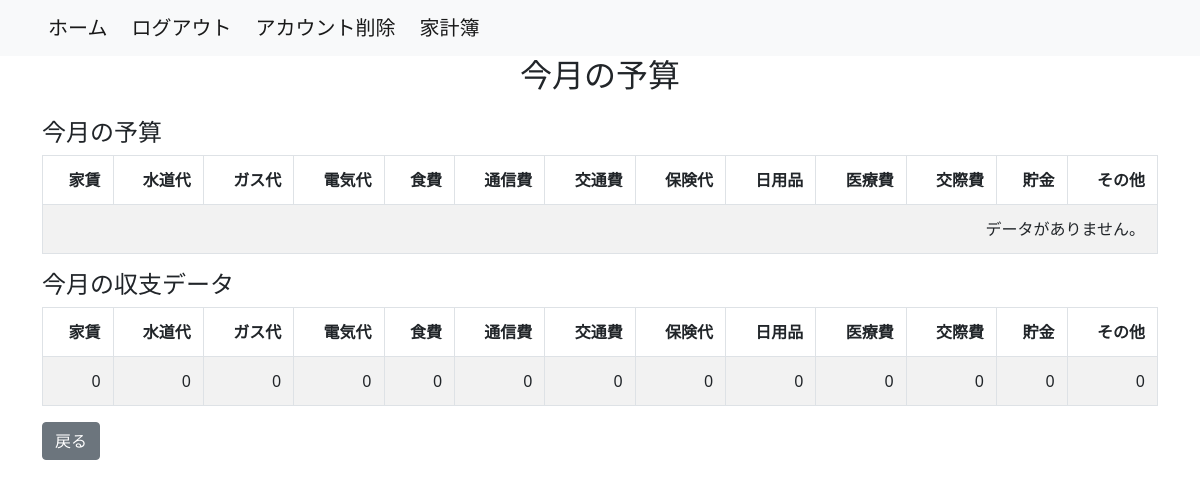
The app's page /household_budget/budget_list/ (signed in), older data.
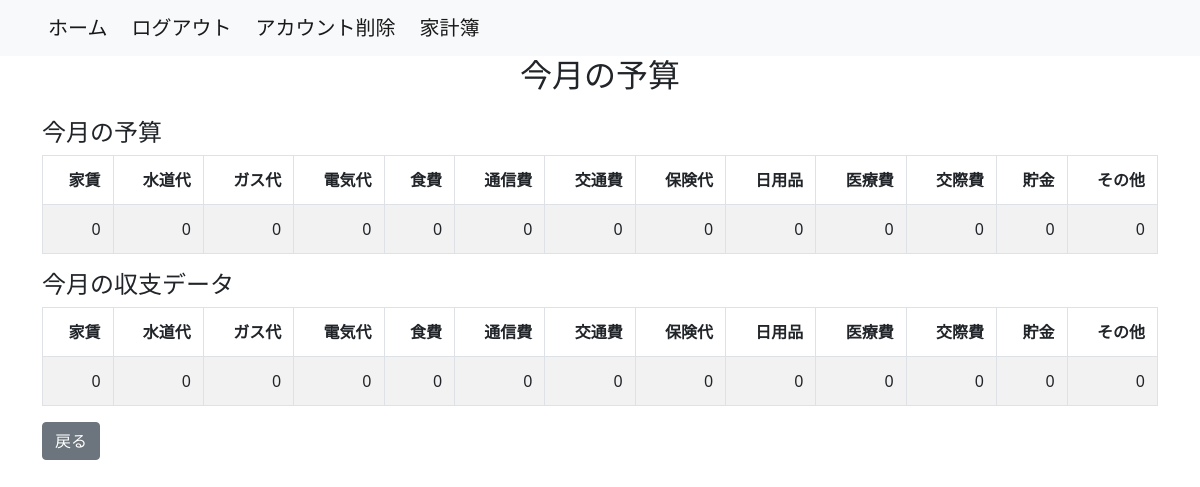
The same page, newer data.
### household_budget/models.py (models this page shows, shortened)
class Budget(models.Model):
    user = models.ForeignKey(settings.AUTH_USER_MODEL, on_delete=models.CASCADE)
    event_date = models.DateField(default=datetime.date.today)
    rent_budget = models.IntegerField(default=0)
    water_supply_budget = models.IntegerField(default=0)
    gas_budget = models.IntegerField(default=0)
    electricity_budget = models.IntegerField(default=0)
    food_expenses_budget = models.IntegerField(default=0)
    communication_expenses_budget = models.IntegerField(default=0)
    transportation_expenses_budget = models.IntegerField(default=0)
    insurance_fee_budget = models.IntegerField(default=0)
    daily_necessities_budget = models.IntegerField(default=0)
    medical_bills_budget = models.IntegerField(default=0)
    entertainment_expenses_budget = models.IntegerField(default=0)
    saving_budget = models.IntegerField(default=0)
    add_item_budget = models.IntegerField(default=0)
    class Meta:
        db_table = 'Budget'

### household_budget/views.py (the view)
# urls.py: path('budget_list/', BudgetList.as_view(), name='budget_list'),
class BudgetList(ListView):
    template_name = 'budget_list.html'
    model = Budget
    context_object_name = 'budget_list'
    @method_decorator(login_required)
    def dispatch(self, *args, **kwargs):
        return super().dispatch(*args, **kwargs)
    def get_queryset(self):
        return Budget.objects.filter(user=self.request.user)
    def get_context_data(self, **kwargs):
        context = super().get_context_data(**kwargs)
        context['now'] = datetime.now()
        monthly_totals = self.get_monthly_totals()
        context['monthly_totals'] = monthly_totals
        return context
    def get_monthly_totals(self):
        user = self.request.user
        today = datetime.now().date()
        first_day_of_month = today.replace(day=1)
        last_day_of_month = today.replace(day=28) + timedelta(days=4)
        last_day_of_month = last_day_of_month - timedelta(days=last_day_of_month.day)
        monthly_data = BalanceOfPayments.objects.filter(user=user, event_date__range=[first_day_of_month, last_day_of_month])
        monthly_totals = {
            'rent': monthly_data.aggregate(Sum('rent'))['rent__sum'] or 0,
            'water_supply': monthly_data.aggregate(Sum('water_supply'))['water_supply__sum'] or 0,
            'gas': monthly_data.aggregate(Sum('gas'))['gas__sum'] or 0,
            'electricity': monthly_data.aggregate(Sum('electricity'))['electricity__sum'] or 0,
            'food_expenses': monthly_data.aggregate(Sum('food_expenses'))['food_expenses__sum'] or 0,
            'communication_expenses': monthly_data.aggregate(Sum('communication_expenses'))['communication_expenses__sum'] or 0,
            'transportation_expenses': monthly_data.aggregate(Sum('transportation_expenses'))['transportation_expenses__sum'] or 0,
            'insurance_fee': monthly_data.aggregate(Sum('insurance_fee'))['insurance_fee__sum'] or 0,
            'daily_necessities': monthly_data.aggregate(Sum('daily_necessities'))['daily_necessities__sum'] or 0,
            'medical_bills': monthly_data.aggregate(Sum('medical_bills'))['medical_bills__sum'] or 0,
            'entertainment_expenses': monthly_data.aggregate(Sum('entertainment_expenses'))['entertainment_expenses__sum'] or 0,
            'saving': monthly_data.aggregate(Sum('saving'))['saving__sum'] or 0,
            'add_item': monthly_data.aggregate(Sum('add_item'))['add_item__sum'] or 0,
        }
        return monthly_totals

### household_budget/templates/budget_list.html (shortened to what this page needs)
{% extends 'base.html' %}
{% block content %}
  <div class="container">
    <h2 class="text-center mb-4">今月の予算</h2>
  <h4>今月の予算</h4>
    <table class="table table-striped table-bordered">
      <thead>
        <tr>
          <th>家賃</th>
          <th>水道代</th>
          <th>ガス代</th>
          <th>電気代</th>
          <th>食費</th>
          <th>通信費</th>
          <th>交通費</th>
          <th>保険代</th>
          <th>日用品</th>
          <th>医療費</th>
          <th>交際費</th>
          <th>貯金</th>
          <th>その他</th>
        </tr>
      </thead>
      <tbody>
        {% load humanize %}
        {% for budget in budget_list %}
          {% if forloop.first %}
            <tr>
              <td>{{ budget.rent_budget }}</td>
              <td>{{ budget.water_supply_budget }}</td>
              <td>{{ budget.gas_budget }}</td>
              <td>{{ budget.electricity_budget }}</td>
              <td>{{ budget.food_expenses_budget }}</td>
              <td>{{ budget.communication_expenses_budget }}</td>
              <td>{{ budget.transportation_expenses_budget }}</td>
              <td>{{ budget.insurance_fee_budget }}</td>
              <td>{{ budget.daily_necessities_budget }}</td>
              <td>{{ budget.medical_bills_budget }}</td>
              <td>{{ budget.entertainment_expenses_budget }}</td>
              <td>{{ budget.saving_budget }}</td>
              <td>{{ budget.add_item_budget }}</td>
            </tr>
          {% endif %}
        {% endfor %}
        {% if not budget_list %}
          <tr>
            <td colspan="13">データがありません。</td>
          </tr>
        {% endif %}
      </tbody>
    </table>
    <h4>今月の収支データ</h4>
    <table class="table table-striped table-bordered">
      <thead>
        <tr>
          <th>家賃</th>
          <th>水道代</th>
          <th>ガス代</th>
          <th>電気代</th>
          <th>食費</th>
          <th>通信費</th>
          <th>交通費</th>
          <th>保険代</th>
          <th>日用品</th>
          <th>医療費</th>
          <th>交際費</th>
          <th>貯金</th>
          <th>その他</th>
        </tr>
      </thead>
      <tbody>
        <tr>
          <td>{{ monthly_totals.rent }}</td>
          <td>{{ monthly_totals.water_supply }}</td>
          <td>{{ monthly_totals.gas }}</td>
          <td>{{ monthly_totals.electricity }}</td>
          <td>{{ monthly_totals.food_expenses }}</td>
          <td>{{ monthly_totals.communication_expenses }}</td>
          <td>{{ monthly_totals.transportation_expenses }}</td>
          <td>{{ monthly_totals.insurance_fee }}</td>
          <td>{{ monthly_totals.daily_necessities }}</td>
          <td>{{ monthly_totals.medical_bills }}</td>
          <td>{{ monthly_totals.entertainment_expenses }}</td>
          <td>{{ monthly_totals.saving }}</td>
          <td>{{ monthly_totals.add_item }}</td>
        </tr>
      </tbody>
    </table>
    <div class="d-flex justify-content-start mt-3">
    <a href="{% url 'household_budget:balance' %}" class="btn btn-secondary ml-2">戻る</a>
    </div>
  </div>
{% endblock %}

### templates/base.html (shortened to what this page needs)
<!DOCTYPE html>
<html lang="ja">
   <head>
      <link href="https://cdn.jsdelivr.net/npm/bootstrap@5.0.2/dist/css/bootstrap.min.css" rel="stylesheet">
   </head>
   <body>
      <nav class="navbar navbar-expand-lg navbar-light bg-light">
         <a class="navbar-brand ms-5" href="{% url 'accounts:home' %}">ホーム</a>
         {% if user.is_authenticated %}
         <a class="navbar-brand ms-2" href="{% url 'accounts:logout' %}">ログアウト</a>
         <a class="navbar-brand ms-2" href="{% url 'accounts:delete' %}">アカウント削除</a>
         {% else %}
         <a class="navbar-brand ms-2" href="{% url 'accounts:login' %}">ログイン</a>
         <a class="navbar-brand ms-2" href="{% url 'accounts:regist' %}">アカウント登録</a>
         {% endif %}
         <a class="navbar-brand ms-2" href="{% url 'accounts:user' %}">家計簿</a>
      </nav>
      {% block content %}{% endblock %}
   </body>
</html>

### household_budget/templates/budget_list.html (style rules this page uses)
.table { width: 100%; max-width: 100%; margin-bottom: 1rem; border-collapse: collapse; }
.table th, .table td { padding: 0.75rem; vertical-align: top; border-top: 1px solid #dee2e6; text-align: center; text-align: right; }
.btn { padding: 0.375rem 0.75rem; font-size: 1rem; line-height: 1.5; border-radius: 0.25rem; }
.table th, .table td, .btn { white-space: nowrap; overflow: hidden; text-overflow: ellipsis; }

Row changes from the older to the newer data that the page shows:
added Budget: rent_budget "0", water_supply_budget "0", gas_budget "0", electricity_budget "0", food_expenses_budget "0", communication_expenses_budget "0", transportation_expenses_budget "0", insurance_fee_budget "0", daily_necessities_budget "0", medical_bills_budget "0", entertainment_expenses_budget "0", saving_budget "0", add_item_budget "0"
Text that changed along with them:
text no longer shown: "データがありません。"
